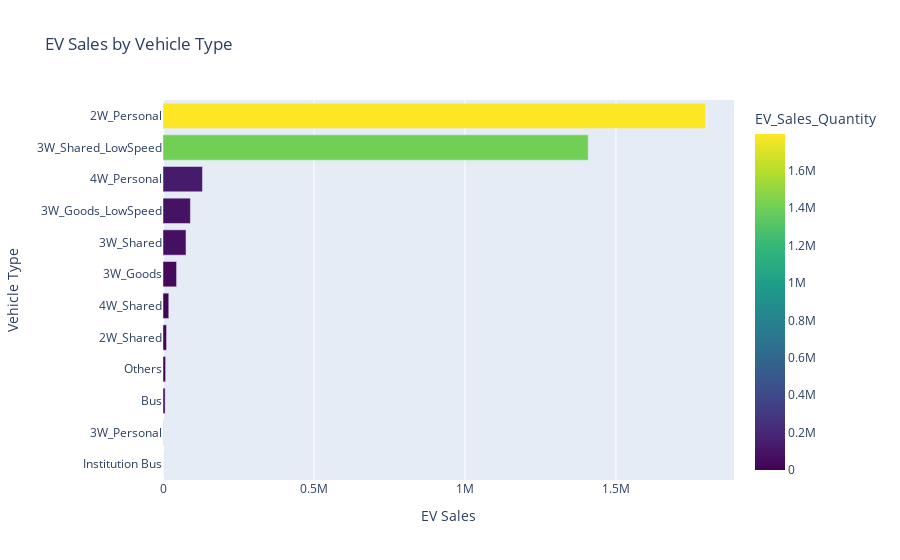

Notebook cell for this chart:
### Code cell
# Vehicle Type Analysis

# Prepare the data
vehicle_type_sales = df.groupby('Vehicle_Type')['EV_Sales_Quantity'].sum().sort_values(ascending=False).reset_index()

fig = px.bar(
    vehicle_type_sales,
    x='EV_Sales_Quantity',
    y='Vehicle_Type',
    orientation='h',
    color='EV_Sales_Quantity',
    color_continuous_scale='viridis',  
    title='EV Sales by Vehicle Type'
)

# Customize layout
fig.update_layout(
    xaxis_title='EV Sales',
    yaxis_title='Vehicle Type',
    yaxis=dict(autorange='reversed'),  # Keep highest on top
    height=600
)

fig.show()

### Figure 1 — Plotly figure (JSON) as saved in the notebook; plotly's stock layout.template omitted (floating-point values rounded to 4 significant figures)
{"data": [{"alignmentgroup": "True", "hovertemplate": "EV_Sales_Quantity=%{marker.color}<br>Vehicle_Type=%{y}<extra></extra>", "legendgroup": "", "marker": {"color": [1796340, 1408127, 130676, 90656, 76132, 44974, 19099, 11765, 8612, 7009, 421, 0], "coloraxis": "coloraxis", "pattern": {"shape": ""}}, "name": "", "offsetgroup": "", "orientation": "h", "showlegend": false, "textposition": "auto", "type": "bar", "x": [1796340, 1408127, 130676, 90656, 76132, 44974, 19099, 11765, 8612, 7009, 421, 0], "xaxis": "x", "y": ["2W_Personal", "3W_Shared_LowSpeed", "4W_Personal", "3W_Goods_LowSpeed", "3W_Shared", "3W_Goods", "4W_Shared", "2W_Shared", "Others", "Bus", "3W_Personal", "Institution Bus"], "yaxis": "y"}], "layout": {"autosize": true, "barmode": "relative", "coloraxis": {"colorbar": {"title": {"text": "EV_Sales_Quantity"}}, "colorscale": [[0, "#440154"], [0.1111, "#482878"], [0.2222, "#3e4989"], [0.3333, "#31688e"], [0.4444, "#26828e"], [0.5556, "#1f9e89"], [0.6667, "#35b779"], [0.7778, "#6ece58"], [0.8889, "#b5de2b"], [1, "#fde725"]]}, "legend": {"tracegroupgap": 0}, "title": {"text": "EV Sales by Vehicle Type"}, "xaxis": {"anchor": "y", "autorange": true, "domain": [0, 1], "range": [0, 1891000.0], "title": {"text": "EV Sales"}, "type": "linear"}, "yaxis": {"anchor": "x", "autorange": true, "domain": [0, 1], "range": [11.5, -0.5], "title": {"text": "Vehicle Type"}, "type": "category"}}}
